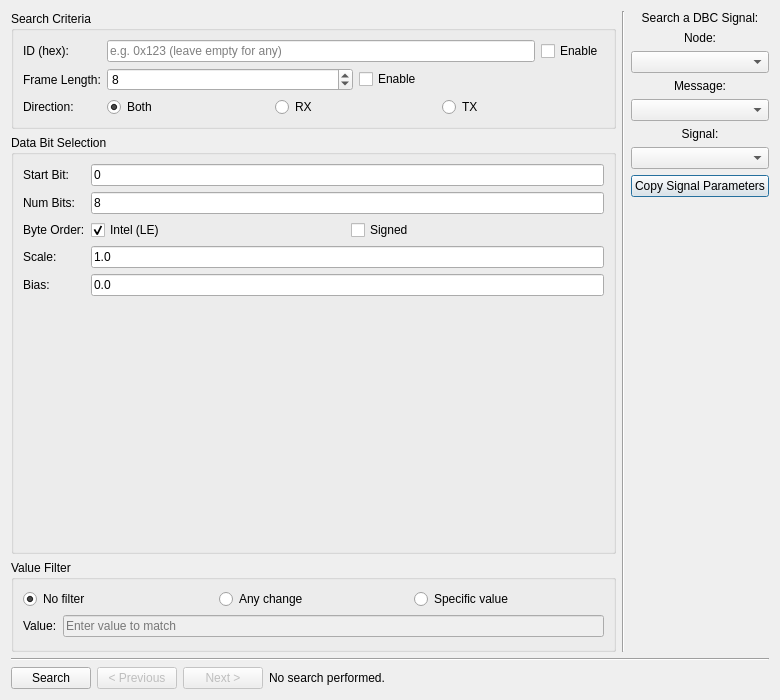
<?xml version="1.0" encoding="UTF-8"?>
<ui version="4.0">
 <class>SearchWindow</class>
 <widget class="QDialog" name="SearchWindow">
  <property name="geometry">
   <rect>
    <x>0</x>
    <y>0</y>
    <width>780</width>
    <height>700</height>
   </rect>
  </property>
  <property name="minimumSize">
   <size>
    <width>700</width>
    <height>580</height>
   </size>
  </property>
  <property name="windowTitle">
   <string>Frame Search</string>
  </property>
  <layout class="QVBoxLayout" name="verticalLayout_main">
   <item>
     <layout class="QHBoxLayout" name="horizontalLayout_top">
     <item>
      <layout class="QVBoxLayout" name="verticalLayout_left">
       <item>
        <widget class="QGroupBox" name="groupBoxCriteria">
         <property name="title">
          <string>Search Criteria</string>
         </property>
         <layout class="QFormLayout" name="formLayout_criteria">
          <item row="0" column="0">
           <widget class="QLabel" name="labelID">
            <property name="text">
             <string>ID (hex):</string>
            </property>
           </widget>
          </item>
          <item row="0" column="1">
           <layout class="QHBoxLayout" name="hboxID">
            <item>
             <widget class="QLineEdit" name="txtID">
              <property name="placeholderText">
               <string>e.g. 0x123 (leave empty for any)</string>
              </property>
             </widget>
            </item>
            <item>
             <widget class="QCheckBox" name="cbUseID">
              <property name="text">
               <string>Enable</string>
              </property>
              <property name="checked">
               <bool>false</bool>
              </property>
             </widget>
            </item>
           </layout>
          </item>
          <item row="1" column="0">
           <widget class="QLabel" name="labelLen">
            <property name="text">
             <string>Frame Length:</string>
            </property>
           </widget>
          </item>
          <item row="1" column="1">
           <layout class="QHBoxLayout" name="hboxLen">
            <item>
             <widget class="QSpinBox" name="spinFrameLen">
              <property name="minimum">
               <number>0</number>
              </property>
              <property name="maximum">
               <number>64</number>
              </property>
              <property name="value">
               <number>8</number>
              </property>
             </widget>
            </item>
            <item>
             <widget class="QCheckBox" name="cbUseLen">
              <property name="text">
               <string>Enable</string>
              </property>
              <property name="checked">
               <bool>false</bool>
              </property>
             </widget>
            </item>
           </layout>
          </item>
          <item row="2" column="0">
           <widget class="QLabel" name="labelDir">
            <property name="text">
             <string>Direction:</string>
            </property>
           </widget>
          </item>
          <item row="2" column="1">
           <layout class="QHBoxLayout" name="hboxDir">
            <item>
             <widget class="QRadioButton" name="rbDirBoth">
              <property name="text">
               <string>Both</string>
              </property>
              <property name="checked">
               <bool>true</bool>
              </property>
             </widget>
            </item>
            <item>
             <widget class="QRadioButton" name="rbDirRX">
              <property name="text">
               <string>RX</string>
              </property>
             </widget>
            </item>
            <item>
             <widget class="QRadioButton" name="rbDirTX">
              <property name="text">
               <string>TX</string>
              </property>
             </widget>
            </item>
           </layout>
          </item>
         </layout>
        </widget>
       </item>
       <item>
        <widget class="QGroupBox" name="groupBoxData">
         <property name="title">
          <string>Data Bit Selection</string>
         </property>
         <layout class="QVBoxLayout" name="verticalLayout_data">
          <item>
           <layout class="QFormLayout" name="formLayout_bits">
            <item row="0" column="0">
             <widget class="QLabel" name="labelStartBit">
              <property name="text">
               <string>Start Bit:</string>
              </property>
             </widget>
            </item>
            <item row="0" column="1">
             <widget class="QLineEdit" name="txtStartBit">
              <property name="text">
               <string>0</string>
              </property>
             </widget>
            </item>
            <item row="1" column="0">
             <widget class="QLabel" name="labelDataLen">
              <property name="text">
               <string>Num Bits:</string>
              </property>
             </widget>
            </item>
            <item row="1" column="1">
             <widget class="QLineEdit" name="txtDataLen">
              <property name="text">
               <string>8</string>
              </property>
             </widget>
            </item>
            <item row="2" column="0">
             <widget class="QLabel" name="labelBitOrder">
              <property name="text">
               <string>Byte Order:</string>
              </property>
             </widget>
            </item>
            <item row="2" column="1">
             <layout class="QHBoxLayout" name="hboxByteOrder">
              <item>
               <widget class="QCheckBox" name="cbIntel">
                <property name="text">
                 <string>Intel (LE)</string>
                </property>
                <property name="checked">
                 <bool>true</bool>
                </property>
               </widget>
              </item>
              <item>
               <widget class="QCheckBox" name="cbSigned">
                <property name="text">
                 <string>Signed</string>
                </property>
               </widget>
              </item>
             </layout>
            </item>
            <item row="3" column="0">
             <widget class="QLabel" name="labelScale">
              <property name="text">
               <string>Scale:</string>
              </property>
             </widget>
            </item>
            <item row="3" column="1">
             <widget class="QLineEdit" name="txtScale">
              <property name="text">
               <string>1.0</string>
              </property>
             </widget>
            </item>
            <item row="4" column="0">
             <widget class="QLabel" name="labelBias">
              <property name="text">
               <string>Bias:</string>
              </property>
             </widget>
            </item>
            <item row="4" column="1">
             <widget class="QLineEdit" name="txtBias">
              <property name="text">
               <string>0.0</string>
              </property>
             </widget>
            </item>
           </layout>
          </item>
          <item>
           <widget class="CANDataGrid" name="gridData" native="true">
            <property name="minimumSize">
             <size>
              <width>240</width>
              <height>240</height>
             </size>
            </property>
           </widget>
          </item>
         </layout>
        </widget>
       </item>
       <item>
        <widget class="QGroupBox" name="groupBoxValue">
         <property name="title">
          <string>Value Filter</string>
         </property>
         <layout class="QVBoxLayout" name="verticalLayout_value">
          <item>
           <layout class="QHBoxLayout" name="hboxValueMode">
            <item>
               <widget class="QRadioButton" name="rbValueNone">
              <property name="text">
               <string>No filter</string>
              </property>
              <property name="checked">
               <bool>true</bool>
              </property>
             </widget>
            </item>
            <item>
             <widget class="QRadioButton" name="rbValueAny">
              <property name="text">
               <string>Any change</string>
              </property>
             </widget>
            </item>
            <item>
             <widget class="QRadioButton" name="rbValueSpecific">
              <property name="text">
               <string>Specific value</string>
              </property>
             </widget>
            </item>
           </layout>
          </item>
          <item>
           <layout class="QFormLayout" name="formLayout_value">
            <item row="0" column="0">
             <widget class="QLabel" name="labelValue">
              <property name="text">
               <string>Value:</string>
              </property>
             </widget>
            </item>
            <item row="0" column="1">
             <widget class="QLineEdit" name="txtValue">
              <property name="enabled">
               <bool>false</bool>
              </property>
              <property name="placeholderText">
               <string>Enter value to match</string>
              </property>
             </widget>
            </item>
           </layout>
          </item>
         </layout>
        </widget>
       </item>
      </layout>
     </item>
     <item>
      <widget class="Line" name="lineDivider">
       <property name="orientation">
        <enum>Qt::Vertical</enum>
       </property>
      </widget>
     </item>
     <item>
      <layout class="QVBoxLayout" name="verticalLayout_right">
       <item>
        <widget class="QLabel" name="labelDBCHdr">
         <property name="text">
          <string>Search a DBC Signal:</string>
         </property>
         <property name="alignment">
          <set>Qt::AlignCenter</set>
         </property>
        </widget>
       </item>
       <item>
        <widget class="QLabel" name="labelNode">
         <property name="text">
          <string>Node:</string>
         </property>
         <property name="alignment">
          <set>Qt::AlignCenter</set>
         </property>
        </widget>
       </item>
       <item>
        <widget class="QComboBox" name="cbNodes"/>
       </item>
       <item>
        <widget class="QLabel" name="labelMessage">
         <property name="text">
          <string>Message:</string>
         </property>
         <property name="alignment">
          <set>Qt::AlignCenter</set>
         </property>
        </widget>
       </item>
       <item>
        <widget class="QComboBox" name="cbMessages"/>
       </item>
       <item>
        <widget class="QLabel" name="labelSignal">
         <property name="text">
          <string>Signal:</string>
         </property>
         <property name="alignment">
          <set>Qt::AlignCenter</set>
         </property>
        </widget>
       </item>
       <item>
        <widget class="QComboBox" name="cbSignals"/>
       </item>
       <item>
        <widget class="QPushButton" name="btnCopySignal">
         <property name="text">
          <string>Copy Signal Parameters</string>
         </property>
        </widget>
       </item>
       <item>
        <widget class="QLabel" name="lblSignalStatus">
         <property name="text">
          <string/>
         </property>
         <property name="alignment">
          <set>Qt::AlignCenter</set>
         </property>
         <property name="wordWrap">
          <bool>true</bool>
         </property>
        </widget>
       </item>
       <item>
        <spacer name="spacerRight">
         <property name="orientation">
          <enum>Qt::Vertical</enum>
         </property>
         <property name="sizeHint" stdset="0">
          <size>
           <width>20</width>
           <height>40</height>
          </size>
         </property>
        </spacer>
       </item>
      </layout>
     </item>
    </layout>
   </item>
   <item>
    <widget class="Line" name="lineHDivider">
     <property name="orientation">
      <enum>Qt::Horizontal</enum>
     </property>
    </widget>
   </item>
   <item>
    <layout class="QHBoxLayout" name="horizontalLayout_bottom">
     <item>
      <widget class="QPushButton" name="btnSearch">
       <property name="text">
        <string>Search</string>
       </property>
      </widget>
     </item>
     <item>
            <widget class="QPushButton" name="btnPrev">
          <property name="text">
           <string>&lt; Previous</string>
          </property>
       <property name="enabled">
        <bool>false</bool>
       </property>
      </widget>
     </item>
     <item>
            <widget class="QPushButton" name="btnNext">
          <property name="text">
           <string>Next &gt;</string>
          </property>
       <property name="enabled">
        <bool>false</bool>
       </property>
      </widget>
     </item>
     <item>
      <widget class="QLabel" name="lblMatchInfo">
       <property name="text">
        <string>No search performed.</string>
       </property>
      </widget>
     </item>
     <item>
      <spacer name="spacerBottom">
       <property name="orientation">
        <enum>Qt::Horizontal</enum>
       </property>
       <property name="sizeHint" stdset="0">
        <size>
         <width>40</width>
         <height>20</height>
        </size>
       </property>
      </spacer>
     </item>
    </layout>
   </item>
  </layout>
 </widget>
 <customwidgets>
  <customwidget>
   <class>CANDataGrid</class>
   <extends>QWidget</extends>
   <header>candatagrid.h</header>
   <container>0</container>
  </customwidget>
 </customwidgets>
 <resources/>
 <connections/>
</ui>
